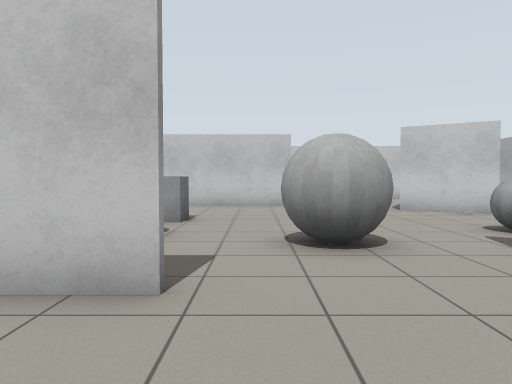
View 1 (above)

16 first-person views from a walk through a robot-simulator world made for Gazebo. The camera is 0.94 m above the floor, tilts 2° down and sees 70° across. The floor is counted in squares, 1 m on a side. Each view is taken from the middle of a square. On the plan, view 1 faces up. The plan holds only what a view shows up to about 13 squares ahead; the rest is blank.

View 2
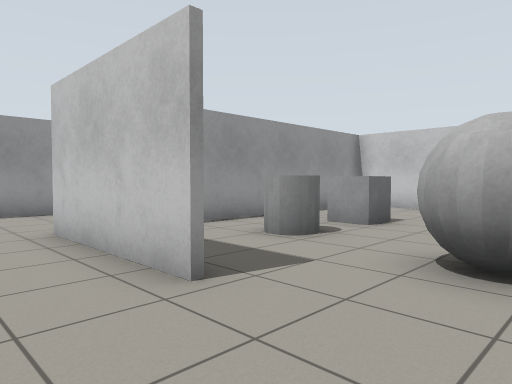

View 3
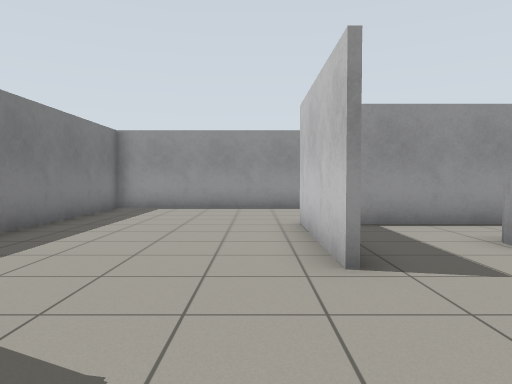

View 4
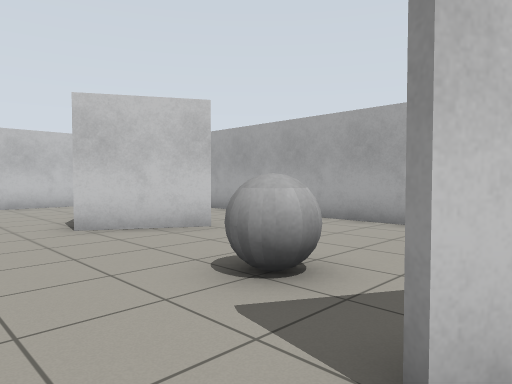

View 5
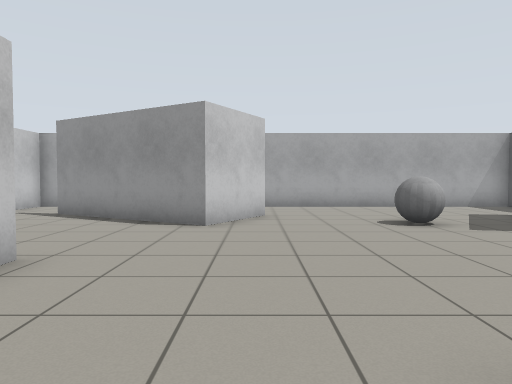

View 6
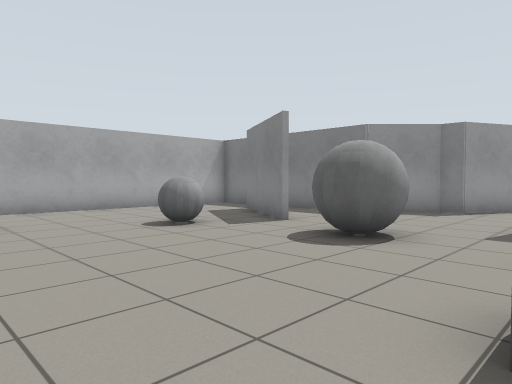

View 7
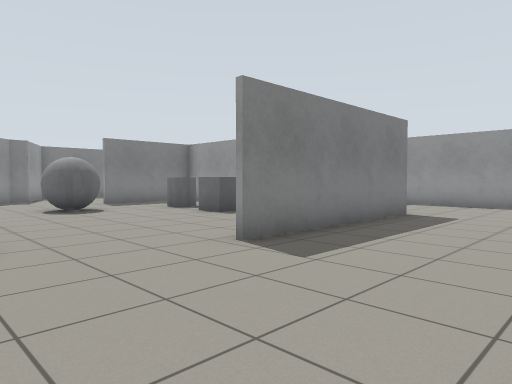

View 8
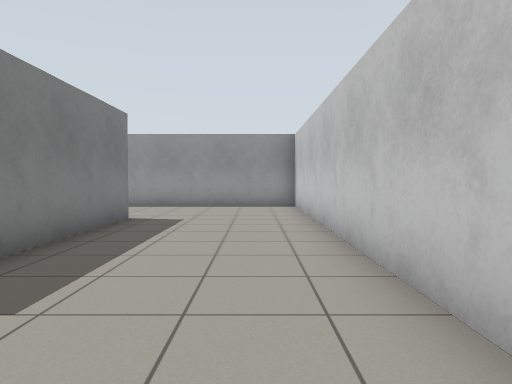

View 9
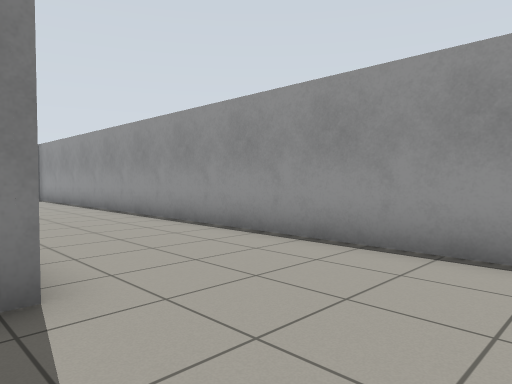

View 10
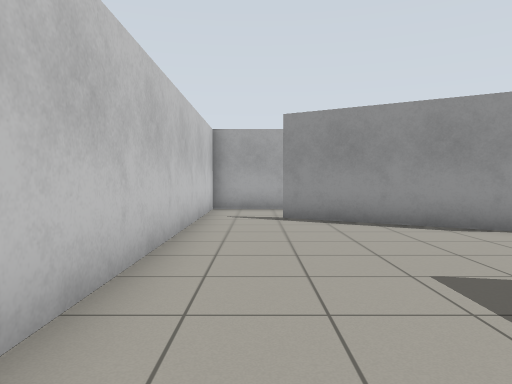

View 11
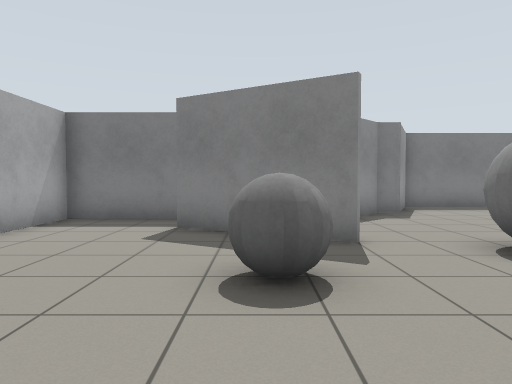

View 12
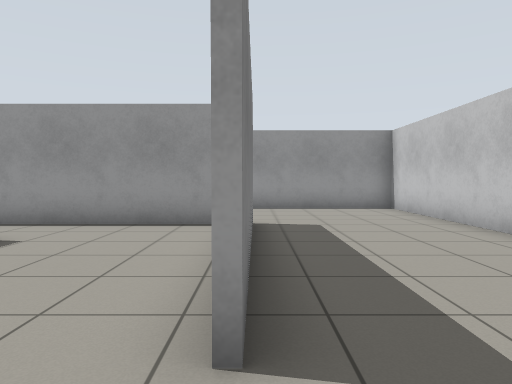

View 13
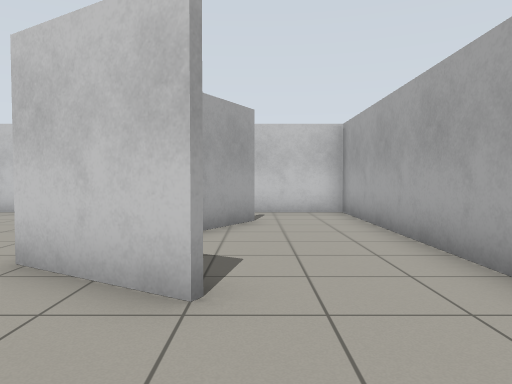

View 14
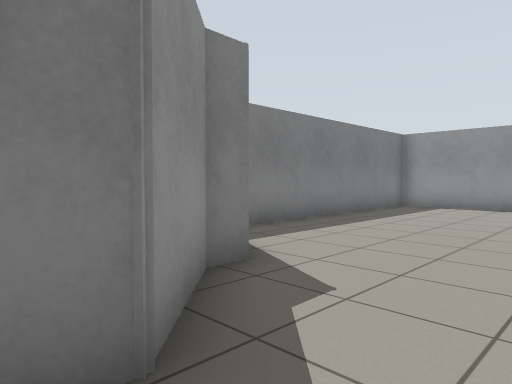

View 15
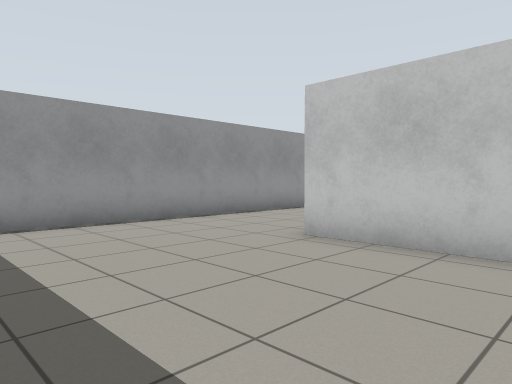

View 16
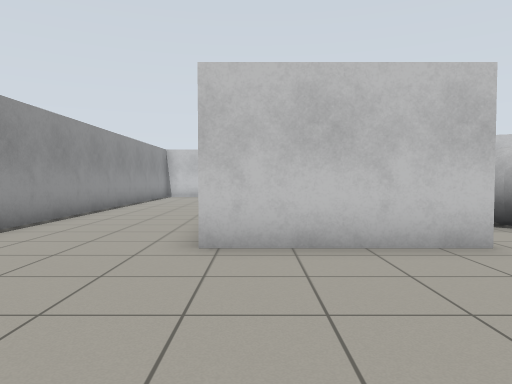

### Floor plan
Points are (right, up) in squares from view 1. A wall is a line through its corners. A room is listed if a view was taken in it or the views show most of it. See-through windows are left out.
Room 1 (views 1, 2, 3, 4, 5, 6, 7, 8, 9, 10, 11, 12, 13, 14, 15, 16)
walls: (3.5, 4.6) (6.5, 2.9); (1.2, 12.8) (-4.6, 12.8) (-4.6, 4.1); (-0.7, 2.9) (-4.9, 2.9); (3.9, 4.3) (3.4, 4.5); (6.6, 9.7) (4.3, 11) (6.9, 15.4); (-4.9, 12.9) (1.2, 12.9); (3.1, 1.4) (9.5, 1.4) (9.5, 17.4) (-8.7, 17.4) (-8.7, -2.4) (-0.1, -2.4) (1, -0.1) (1.7, -0.1) (3.1, 1.4); (7, 15.3) (6, 13.6)
objects: grey cylinder (-2, 6); grey box (-2, 8) to (-2, 9); grey ball (1, 5) to (2, 6); grey ball (5, 6) to (5, 7)

Where each view was taken, in squares from view 1:
view 1: 0 up, 0 right, facing up
view 2: 1 up, 2 right, facing up-left
view 3: 2 up, 3 right, facing left
view 4: 4 up, 2 right, facing up-right
view 5: 10 up, 3 left, facing right
view 6: 11 up, 2 left, facing down-right
view 7: 17 up, 5 right, facing down-left
view 8: 16 up, 4 right, facing left
view 9: 16 up, 4 left, facing down-left
view 10: 16 up, 2 left, facing right
view 11: 10 up, 5 right, facing down
view 12: 13 up, 3 right, facing left
view 13: 7 up, 7 right, facing up
view 14: 3 up, 4 right, facing down-left
view 15: 2 down, 1 left, facing up-left
view 16: 2 down, 4 left, facing up
